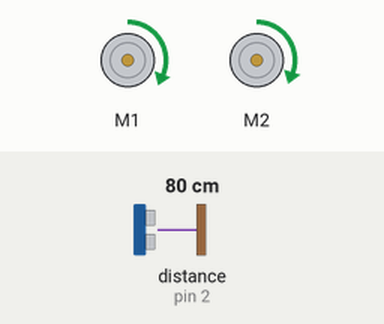
The sketch below on a simulated Arduino Uno, built with avr-gcc and run on an emulated ATmega328P. Parts: 2 × DC motor (green arrow = forward, orange = backward, longer = faster). Wiring (inferred from the names in the program): ultrasonic range finder: trigger pin 3; echo pin 2. The inputs (shaded band) are chosen by the test bench; at power-on: distance to the obstacle (sensor on pin 2) 80 cm. The echo pulse lasts 58.3 µs per cm.

Above: at 1.2 s.
1.3 s: distance to the obstacle (sensor on pin 2) set to 38 cm
4.3 s: distance to the obstacle (sensor on pin 2) set to 33 cm
At 5.5 s:
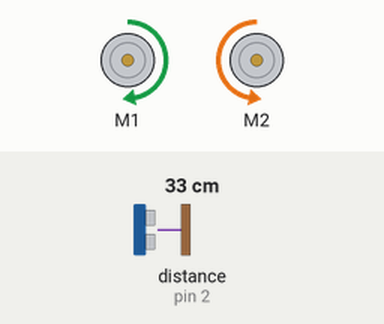
5.8 s: distance to the obstacle (sensor on pin 2) set to 35 cm
At 5.97 s:
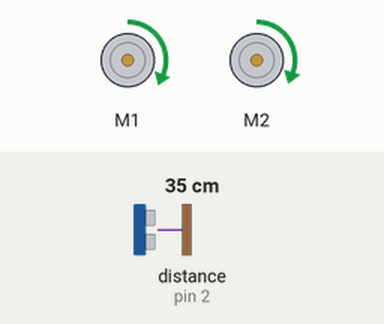
8.8 s: distance to the obstacle (sensor on pin 2) set to 2 cm
At 9.7 s:
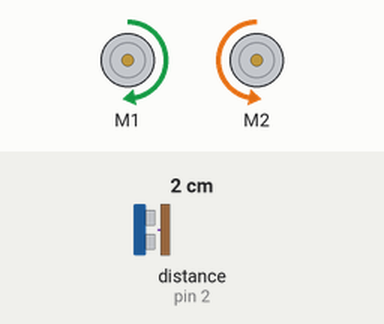
Timing chart, 0 to 11.3 s (numbered marks = the images above; inputs shaded):
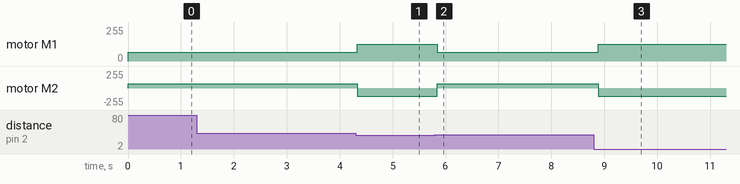

Measured:
- the behaviour switches between 35 and 34 cm on distance to the obstacle (sensor on pin 2) (found by bisection; images 0 and 1)
- after the input at 4.3 s, motor M1: forward 66/255 → forward 127/255 at once; motor M2: forward 63/255 → backward 127/255 at once
- after the input at 5.8 s, motor M1: forward 127/255 → forward 66/255 after 0.05 s; motor M2: backward 127/255 → forward 63/255 after 0.05 s
- after the input at 8.8 s, motor M1: forward 66/255 → forward 127/255 after 0.09 s; motor M2: forward 63/255 → backward 127/255 after 0.09 s

The sketch:

spin_to_win.ino
```cpp
#include <ZumoMotors.h>
#include <Pushbutton.h>

ZumoMotors motors;

const int echoPin = 2;
const int triggerPin = 3;

void setup(){
  Serial.begin(9600);
  pinMode(triggerPin, OUTPUT);
  pinMode(echoPin, INPUT);


}
void loop(){

  // Gjør ekkokallet
  digitalWrite(triggerPin, LOW);
  delayMicroseconds(2);

  digitalWrite(triggerPin, HIGH);
  delayMicroseconds(10);

  digitalWrite(triggerPin, LOW);
  // Mål hvor lang tid det tar før ekkoet kommer tilbake
  long duration = pulseIn(echoPin, HIGH);
  // Regn ut avstanden
  int distance = duration * 0.00017;

  //DISTANCE er avstanden!
  if(duration >= 2000){
    motors.setSpeeds(105,100);
    delay(250);
    motors.setSpeeds(0,0);
  }else{
    motors.setSpeeds(200,-200);
    delay(250);
  }
}
```
